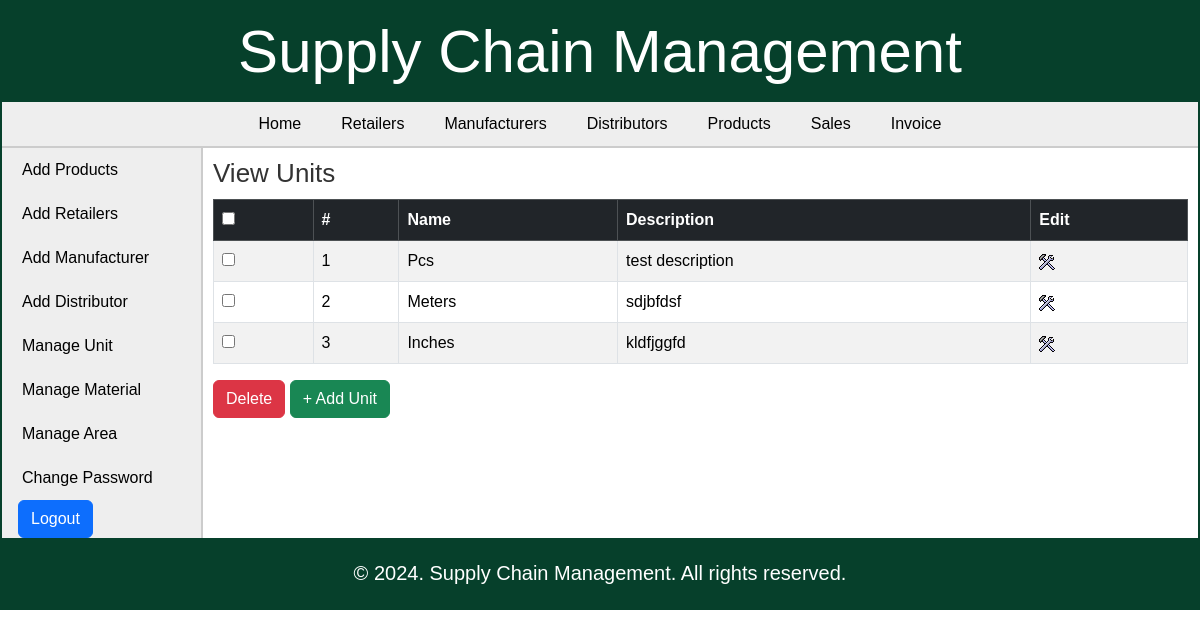
The page /admin/view_unit.php (signed in) on the database its author committed.
### tables this page shows
CREATE TABLE `unit` (
  `id` int(11) NOT NULL,
  `unit_name` varchar(20) NOT NULL,
  `unit_details` text DEFAULT NULL
);

### admin/view_unit.php (the view, shortened to what this page needs)
<?php
include("../includes/config.php");
if (isset($_SESSION['admin_login'])) {
	if ($_SESSION['admin_login'] == true) {
		$query_selectUnit = "SELECT * FROM unit";
		$result_selectUnit = mysqli_query($con, $query_selectUnit);
	} else {
		header('Location:../index.php');
	}
} else {
	header('Location:../index.php');
}
?>
<!DOCTYPE html>
<html>
<head>
	<link rel="stylesheet" href="../includes/main_style.css">
</head>
<body>
	<?php
	include("../includes/header.inc.php");
	include("../includes/nav_admin.inc.php");
	include("../includes/aside_admin.inc.php");
	?>
	<section>
		<h1>View Units</h1>
		<form action="" method="POST" class="form">
			<div class="table-responsive">
				<table class="table table-bordered table-striped">
					<thead class="table-dark">
						<tr>
							<th> <input type="checkbox" onClick="toggle(this)" /> </th>
							<th>#</th>
							<th>Name</th>
							<th>Description</th>
							<th> Edit </th>
						</tr>
					</thead>
					<?php $i = 1;
					while ($row_selectUnit = mysqli_fetch_array($result_selectUnit)) { ?>
						<tr>
							<td> <input type="checkbox" name="chkId[]" value="<?php echo $row_selectUnit['id']; ?>" /> </td>
							<td> <?php echo $i; ?> </td>
							<td> <?php echo $row_selectUnit['unit_name']; ?> </td>
							<td> <?php echo $row_selectUnit['unit_details']; ?> </td>
							<td> <a href="edit_unit.php?id=<?php echo $row_selectUnit['id']; ?>"><img src="../images/edit.png" alt="edit" /></a> </td>
						</tr>
					<?php $i++;
					} ?>
				</table>
			</div>
			<input type="submit" value="Delete" class="btn btn-danger" />
			<a href="add_unit.php"><input type="button" value="+ Add Unit" class="btn btn-success" /></a>
		</form>
	</section>
	<?php
	include("../includes/footer.inc.php");
	?>
</body>
</html>

### includes/main_style.css (style rules this page uses)
* { font-family: arial, sans-serif; margin: 0px; padding: 0px; }
body { width: 100%; margin: auto; border: 2px solid #06402b; overflow-x: hidden; }
a { text-decoration: none; }
section { width: 100%; padding: 10px; padding-bottom: 40px; }
section h1 { margin-bottom: 10px; font-weight: normal; color: #333; font-size: 26px; }
table { border-collapse: collapse; }

### rows shown on the page
unit: unit_name "Pcs", unit_details "test description"
unit: unit_name "Meters", unit_details "sdjbfdsf"
unit: unit_name "Inches", unit_details "kldfjggfd"
